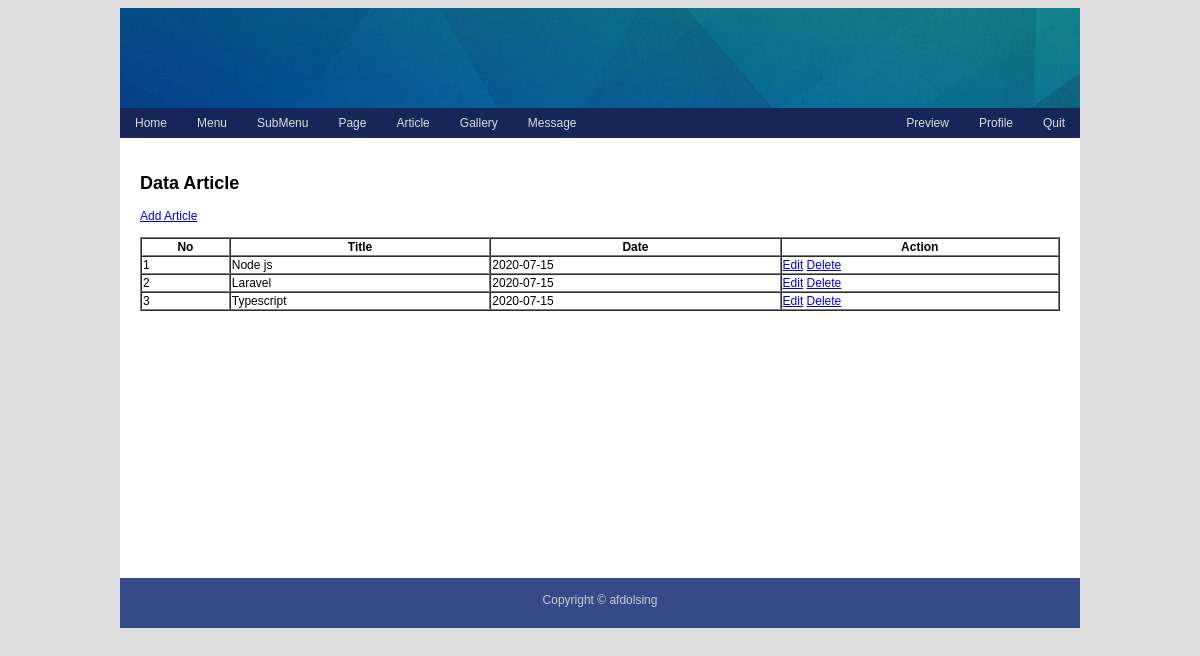
The app's page /admin/admin.php?preview=article (signed in) with its own data.
### tables this page shows
CREATE TABLE `blog_article` (
  `article_id` int(11) NOT NULL,
  `title` varchar(255) NOT NULL,
  `article_date` date NOT NULL,
  `content` text NOT NULL,
  `image_name` varchar(255) NOT NULL
);

### admin/article/article_preview.php (the view)
<h2>Data Article</h2>
<a href="?preview=article_add">Add Article</a><br><br>
<table width="100%" cellspacing="0" class="data" border="1">
    <tr>
        <th>No</th>
        <th>Title</th>
        <th>Date</th>
        <th>Action</th>
    </tr>
    <?php
        $no = 1;
        $sql = mysqli_query($conn,"SELECT * FROM blog_article ORDER BY article_id DESC ");
        while($data=mysqli_fetch_array($sql)):
        ?>
        <tr>
            <td><?= $no++; ?></td>
            <td><?= $data['title']; ?></td>
            <td><?= $data['article_date']; ?></td>
            <td>
                <a href="?preview=article_edit&id=<?= $data['article_id']; ?>">Edit</a>
                <a href="?preview=article_delete&id=<?= $data['article_id']; ?>">Delete</a>
            </td>
        </tr>
        <?php endwhile ?>
</table>

### css/admin.css (style rules this page uses)
body { background: gainsboro; font: 12px arial; }

### records on screen
blog_article: title "Node js", article_date "2020-07-15"
blog_article: title "Laravel", article_date "2020-07-15"
blog_article: title "Typescript", article_date "2020-07-15"
